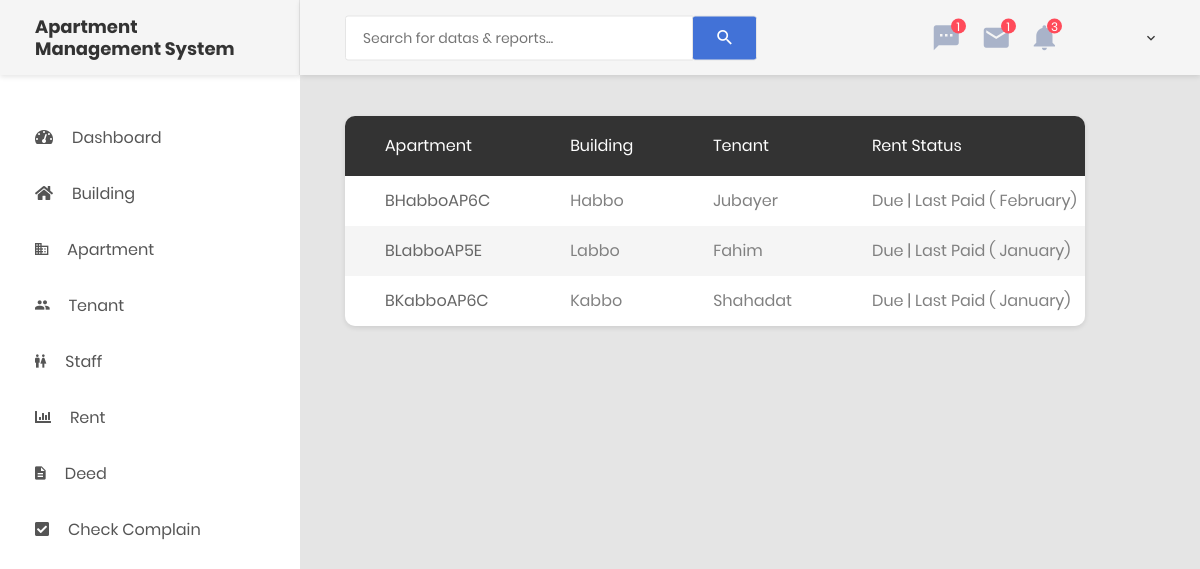
Page /rent-status.php on the earlier database version.
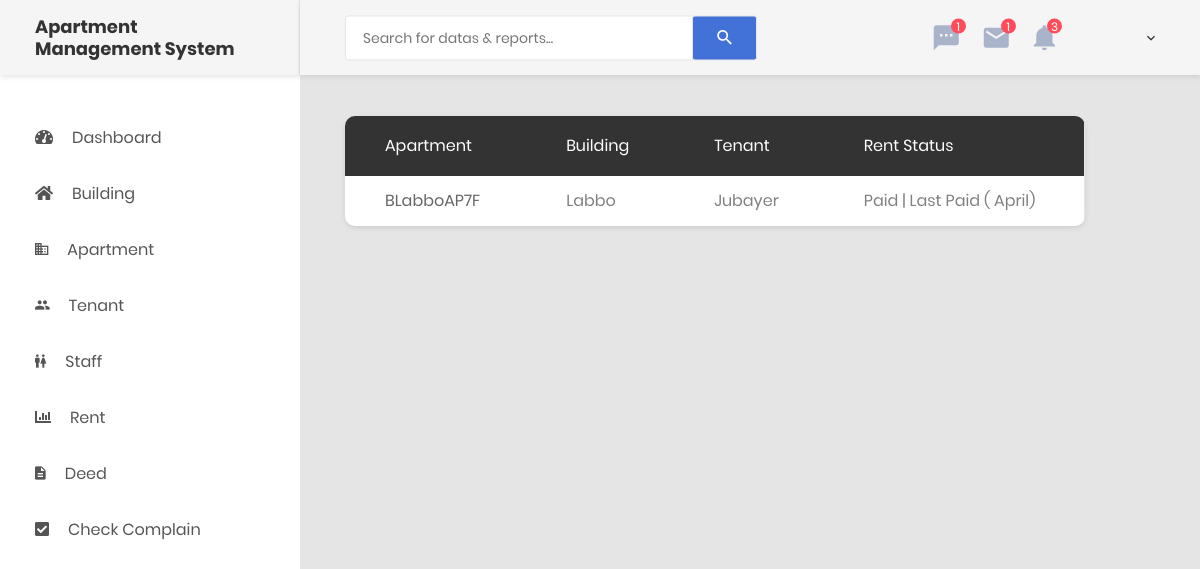
Same page on the later database version.
### tables this page shows
CREATE TABLE `tenant` (
  `tenantID` int(11) NOT NULL,
  `tenantName` varchar(255) NOT NULL,
  `fatherName` varchar(255) NOT NULL,
  `pAddress` varchar(255) NOT NULL,
  `po` varchar(255) NOT NULL,
  `ps` varchar(255) NOT NULL,
  `district` varchar(255) NOT NULL,
  `village` varchar(255) NOT NULL,
  `apartmentName` varchar(255) NOT NULL,
  `building` varchar(11) NOT NULL,
  `tenantContact` char(255) NOT NULL,
  `monRent` int(11) NOT NULL,
  `tenantStart` date NOT NULL,
  `tenantEmail` varchar(255) NOT NULL,
  `lastPaid` varchar(255) NOT NULL,
  `nidNumber` int(255) NOT NULL,
  `nidFrontDir` varchar(255) NOT NULL,
  `nidBackDir` varchar(255) NOT NULL,
  `profilepic` varchar(255) NOT NULL
);

### includes/db-config.php (called while the page is built, shortened)
<?php
$tenant = 'tenant';

### rent-status.php (the view, shortened to what this page needs)
<?php
include ROOT . '/includes/db-config.php';
include ROOT . '/includes/header.php';
include ROOT . '/includes/sidebar.php'; ?>
<div class="page-container">
    <?php
    include ROOT . '/includes/header-desktop.php';
    ?>
    <?php
    $paid = "Paid";
    $due = "Due";
    $sqlfordue = "SELECT tenant.apartmentName, tenant.building, tenant.tenantName, tenant.lastPaid, IF(STRCMP(tenant.lastPaid, MONTHNAME(CURRENT_DATE))=0,'$paid','$due') AS rentStatus FROM $tenant";
    $resultfordue = mysqli_query($mysqli, $sqlfordue) or die(mysqli_error($mysqli));
    ?>
    <div class="main-content">
        <div class="section__content section__content--p30">
            <div class="container-fluid">
                <div class="row">
                    <div class="col-lg-11">
                        <div class="table-responsive table--no-card m-b-30">
                            <table class="table table-borderless table-striped table-earning">
                                <thead>
                                    <tr>
                                        <th>Apartment</th>
                                        <th>Building</th>
                                        <th>Tenant</th>
                                        <th>Rent Status</th>
                                    </tr>
                                </thead>
                                <tbody>
                                    <?php while ($datafordue = $resultfordue->fetch_assoc()) { ?>
                                        <tr>
                                            <td>
                                                <a class="custom__a"
                                                    href="/ams/apt-payment-details.php?apt=<?= $datafordue['apartmentName'] ?>"><?= $datafordue['apartmentName'] ?>
                                            </td>
                                            <td>
                                                <?= $datafordue['building'] ?>
                                            </td>
                                            <td>
                                                <?= $datafordue['tenantName'] ?>
                                            </td>
                                            <td>
                                                <?= $datafordue['rentStatus'] ?> | Last Paid (
                                                <?= $datafordue['lastPaid'] ?>)
                                            </td>
                                        </tr>
                                    <?php } ?>
                                </tbody>
                            </table>
                        </div>
                    </div>
                </div>
            </div>
        </div>
    </div>
</div>
<?php
include ROOT . '/includes/footer.php';
?>

Differences in the rows shown:
removed tenant: apartmentName "BHabboAP6C", building "Habbo", tenantName "Jubayer", rentStatus "Due", lastPaid "February"
removed tenant: apartmentName "BLabboAP5E", building "Labbo", tenantName "Fahim", rentStatus "Due", lastPaid "January"
removed tenant: apartmentName "BKabboAP6C", building "Kabbo", tenantName "Shahadat", rentStatus "Due", lastPaid "January"
added tenant: apartmentName "BLabboAP7F", building "Labbo", tenantName "Jubayer", rentStatus "Paid", lastPaid "April"
